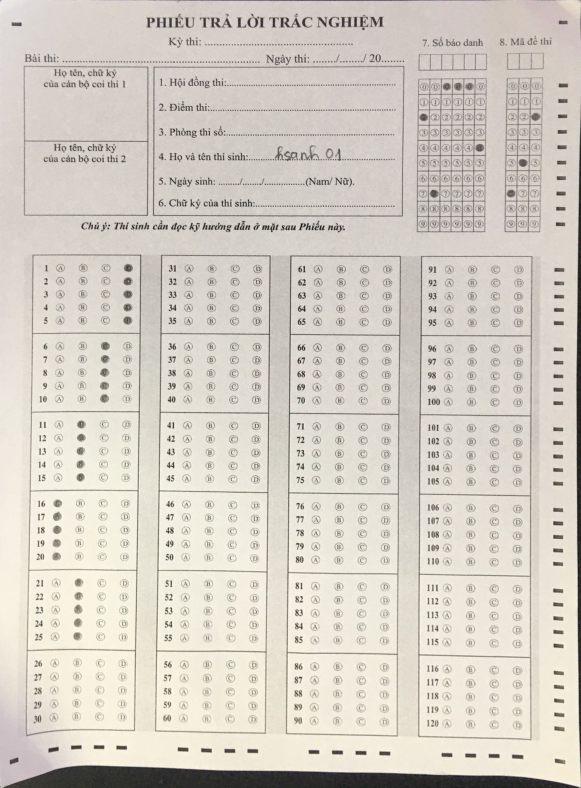
#> input picture board.png, 1162 x 1575 px (shown at 1/2 size)
$ python sugoku.py
#> lines starting #> are read from the running program, lines starting #| are printed output that depends on the picture; after the words box and inside, x2 and y2 are one past the last pixel; in counts of white or black regions, pixels touching at a corner belong together
### edgeDetect.py
import cv2
import numpy as np
def canny_edge_detection(image_path, blur_ksize=3, threshold1=25, threshold2=200):
	"""
	image_path: link to image
	blur_ksize: Gaussian kernel size
	threshold1: min threshold
	threshold2: max threshold
	"""
	img = cv2.imread(image_path)
	gray = cv2.cvtColor(img, cv2.COLOR_BGR2GRAY)
	img_gaussian = cv2.GaussianBlur(gray, (blur_ksize, blur_ksize), 0)
	img_canny = cv2.Canny(img_gaussian, threshold1, threshold2)

	return img_canny


# [39 lines of commented-out code are left out]
# [52 lines left out: functions order_points, four_point_transform, not called in this run]

### sugoku.py
import cv2
from matplotlib import pyplot as plt
import numpy as np
import edgeDetect as edge
import imutils
import matplotlib.image as mpimg
def perspective_transform(image, corners):
    def order_corner_points(corners):
        # Separate corners into individual points
        # Index 0 - top-right
        #       1 - top-left
        #       2 - bottom-left
        #       3 - bottom-right
        corners = [(corner[0][0], corner[0][1]) for corner in corners]
        top_r, top_l, bottom_l, bottom_r = corners[0], corners[1], corners[2], corners[3]
        print(top_r, top_l, bottom_l, bottom_r)
        return (top_l, top_r, bottom_r, bottom_l)

    # Order points in clockwise order
    ordered_corners = order_corner_points(corners)
    top_l, top_r, bottom_r, bottom_l = ordered_corners

    # Determine width of new image which is the max distance between
    # (bottom right and bottom left) or (top right and top left) x-coordinates
    width_A = np.sqrt(((bottom_r[0] - bottom_l[0]) ** 2) + ((bottom_r[1] - bottom_l[1]) ** 2))
    width_B = np.sqrt(((top_r[0] - top_l[0]) ** 2) + ((top_r[1] - top_l[1]) ** 2))
    width = max(int(width_A), int(width_B))

    # Determine height of new image which is the max distance between
    # (top right and bottom right) or (top left and bottom left) y-coordinates
    height_A = np.sqrt(((top_r[0] - bottom_r[0]) ** 2) + ((top_r[1] - bottom_r[1]) ** 2))
    height_B = np.sqrt(((top_l[0] - bottom_l[0]) ** 2) + ((top_l[1] - bottom_l[1]) ** 2))
    height = max(int(height_A), int(height_B))

    # Construct new points to obtain top-down view of image in
    # top_r, top_l, bottom_l, bottom_r order
    dimensions = np.array([[0, 0], [width - 1, 0], [width - 1, height - 1],
                    [0, height - 1]], dtype = "float32")


    # Convert to Numpy format
    ordered_corners = np.array(ordered_corners, dtype="float32")

    # Find perspective transform matrix
    matrix = cv2.getPerspectiveTransform(ordered_corners, dimensions)

    # Return the transformed image
    return cv2.warpPerspective(image, matrix, (width, height))
#a='t2.jpg'
a='board.png'
image = cv2.imread(a)
#> image is the input picture: shape (1575, 1162, 3); mean B, G, R 197.2, 207, 212.7
original = image.copy()
# [5 lines of commented-out code are left out]
thresh=edge.canny_edge_detection(a)
#> in canny_edge_detection, `img_canny = cv2.Canny(img_gaussian, threshold1, threshold2)`:
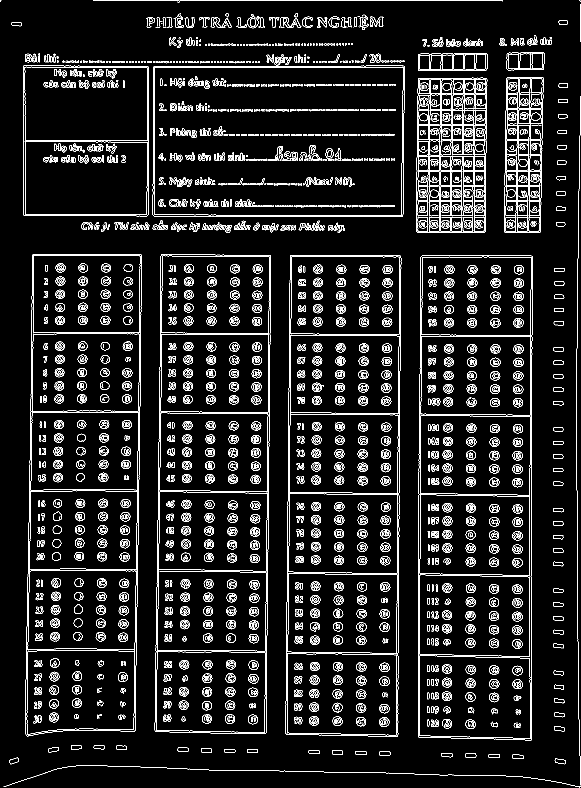
#> img_canny: shape (1575, 1162) (shown at 1/2 size); 8.1% white in thin lines or dots
cv2.imwrite("2bit.jpg",thresh)
cnts = cv2.findContours(thresh, cv2.RETR_EXTERNAL, cv2.CHAIN_APPROX_SIMPLE)
#> cnts = 343 contours, 194 with area under 20; largest, box (x1, y1, x2, y2) and area: (836, 511, 1066, 1481) 217145, (571, 510, 803, 1474) 213484, (309, 509, 542, 1468) 210860, (51, 508, 283, 1473) 208744, (305, 131, 810, 434) 150486
cnts = cnts[0] if len(cnts) == 2 else cnts[1]
cnts = sorted(cnts, key=cv2.contourArea, reverse=True)
j=0
for contour in cnts:
    if cv2.contourArea(contour) > 1000:
        cv2.drawContours(image, contour, -1, (0, 255, 255), 3)
        j+=1
        print("....j= {}..............{}".format(j,contour.shape))
#> this loop made 343 passes
#> (printed output is left out)
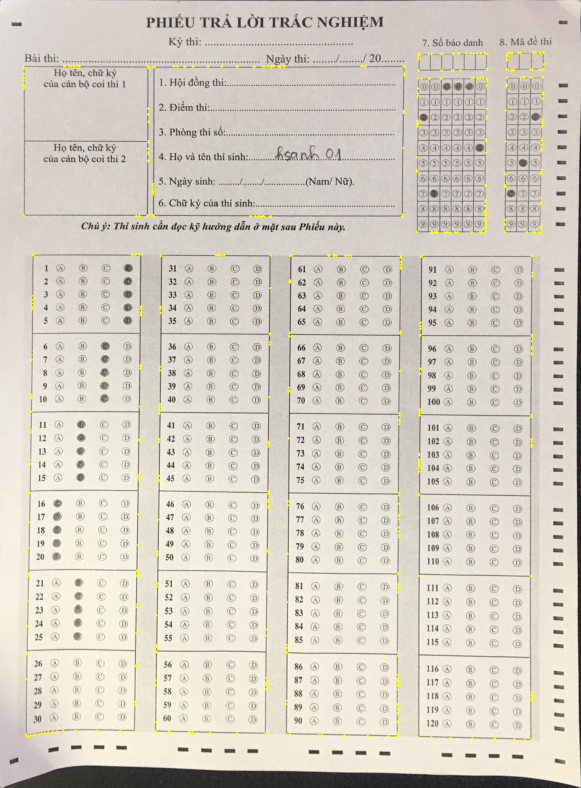
#> image: shape (1575, 1162, 3) (shown at 1/2 size); 0.51% of pixels changed, all inside (x1, y1, x2, y2) = (44, 102, 1091, 1483)
#> after the loop, j = 10

#cv2.drawContours(image,cnts,-1,(255,25,25),5)


def sortCoordinates(approx):
    if len(approx)==4:
        return approx
    else:
        return None
i=0
for c in cnts:
    peri = cv2.arcLength(c, True)
    approx = cv2.approxPolyDP(c, 0.015 * peri, True)

    i+=1
    print(approx.shape)
    if len(approx) == 4:

        screenCnt = approx
        print("......{}....".format(i))
        break
#> this loop made 1 pass
#> (peri, i, screenCnt) on pass 1: (2405.3, 1, [[844, 511], [836, 1473], [1062, 1480], [1065, 512]])
#> (printed output is left out)
#> after the loop, i = 1
    #approx=sortCoordinates(approx)

transformed = perspective_transform(original, screenCnt)
#> in order_corner_points, `corners = [(corner[0][0], corner[0][1]) for corner in corners]`: corners = [(844, 511), (836, 1473), (1062, 1480), (1065, 512)]
#> in order_corner_points, `top_r, top_l, bottom_l, bottom_r = corners[0], corners[1], corners[2],..`: top_r = (844, 511); top_l = (836, 1473); bottom_l = (1062, 1480); bottom_r = (1065, 512)
#| (844, 511) (836, 1473) (1062, 1480) (1065, 512)
#> in perspective_transform, `ordered_corners = order_corner_points(corners)`: ordered_corners = ((836, 1473), (844, 511), (1065, 512), (1062, 1480))
#> in perspective_transform, `top_l, top_r, bottom_r, bottom_l = ordered_corners`: top_l = (836, 1473); top_r = (844, 511); bottom_r = (1065, 512); bottom_l = (1062, 1480)
#> in perspective_transform, `width_A = np.sqrt(((bottom_r[0] - bottom_l[0]) ** 2) + ((bottom_r[1] -..`: width_A = 968
#> in perspective_transform, `width_B = np.sqrt(((top_r[0] - top_l[0]) ** 2) + ((top_r[1] - top_l[1]..`: width_B = 962
#> in perspective_transform, `width = max(int(width_A), int(width_B))`: width = 968
#> in perspective_transform, `height_A = np.sqrt(((top_r[0] - bottom_r[0]) ** 2) + ((top_r[1] - bott..`: height_A = 221
#> in perspective_transform, `height_B = np.sqrt(((top_l[0] - bottom_l[0]) ** 2) + ((top_l[1] - bott..`: height_B = 226.1
#> in perspective_transform, `height = max(int(height_A), int(height_B))`: height = 226
#> in perspective_transform, `dimensions = np.array([[0, 0], [width - 1, 0], [width - 1, height - 1]..`: dimensions = [[0, 0], [967, 0], [967, 225], [0, 225]]
#> in perspective_transform, `ordered_corners = np.array(ordered_corners, dtype="float32")`: ordered_corners = [[836, 1473], [844, 511], [1065, 512], [1062, 1480]]
#> in perspective_transform, `matrix = cv2.getPerspectiveTransform(ordered_corners, dimensions)`: matrix = [[0.0323, -1.04, 1507.4], [1.06, 0.00883, -900.6], [2.84e-05, 2.47e-05, 1]]
#> in perspective_transform, `return cv2.warpPerspective(image, matrix, (width, height))`:
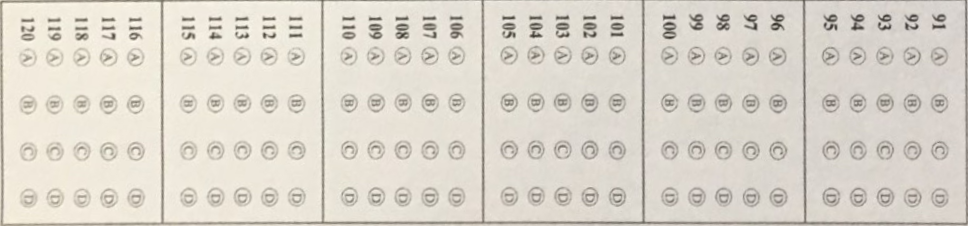
#> returned value: shape (226, 968, 3); mean of channels 0, 1, 2 203, 213.2, 218.7; drawn as B, G, R


def paint(image,cnts):
    if cv2.contourArea(cnts) > 600:
        cv2.drawContours(image,cnts,-1,(255,25,25),5)
        peri = cv2.arcLength(cnts, True)
        approx = cv2.approxPolyDP(cnts, 0.02 * peri, True)
        left=(approx[1][0][0],approx[1][0][1])
        right=(approx[3][0][0],approx[3][0][1])
        left2 = (approx[2][0][0], approx[2][0][1])
        right2 = (approx[0][0][0], approx[0][0][1])
        print(approx,approx.shape)
        print(left,right)
        cv2.rectangle(image,left,right,(0,0,255),3)
        cv2.rectangle(image, left2, right2, (0, 255, 255), 3)
        cv2.line(image,left,left2,(255,0,255),3)
        print(len(cnts))
paint(original,cnts[6])
#> in paint, `peri = cv2.arcLength(cnts, True)`: peri = 918.9
#> in paint, `approx = cv2.approxPolyDP(cnts, 0.02 * peri, True)`: approx = [[973, 156], [836, 157], [834, 464], [970, 463]]
#> in paint, `left=(approx[1][0][0],approx[1][0][1])`: left = (836, 157)
#> in paint, `right=(approx[3][0][0],approx[3][0][1])`: right = (970, 463)
#> in paint, `left2 = (approx[2][0][0], approx[2][0][1])`: left2 = (834, 464)
#> in paint, `right2 = (approx[0][0][0], approx[0][0][1])`: right2 = (973, 156)
#| [[[973 156]]
#|  [[836 157]]
#|  [[834 464]]
#|  [[970 463]]] (4, 1, 2)
#| (836, 157) (970, 463)
#> in paint, `cv2.line(image,left,left2,(255,0,255),3)`:
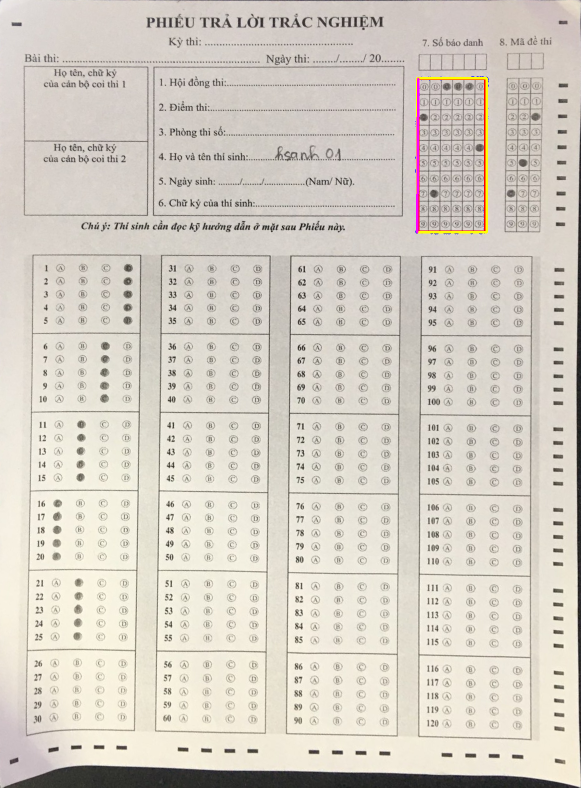
#> image: shape (1575, 1162, 3) (shown at 1/2 size); mean B, G, R 196.8, 206.8, 212.9
#| 138
cv2.imwrite('board1.png', transformed)

cv2.imshow('transformed', imutils.resize(image, height = 1000))
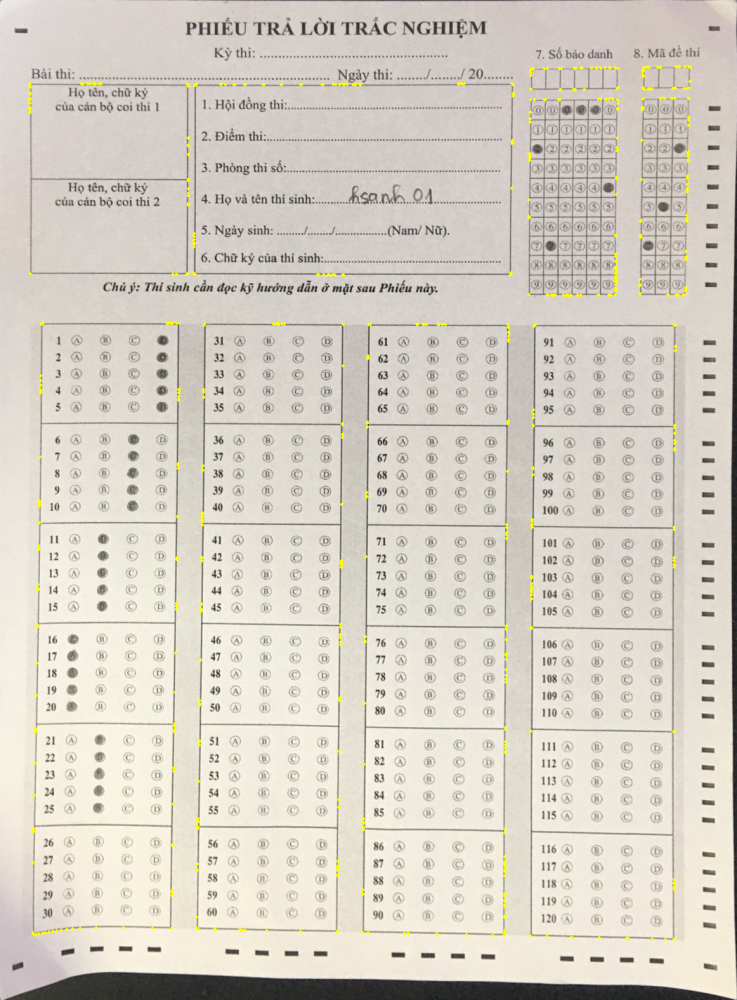
#> window 'transformed': shape (1000, 737, 3); mean B, G, R 196.3, 207.4, 213.1
cv2.waitKey()
